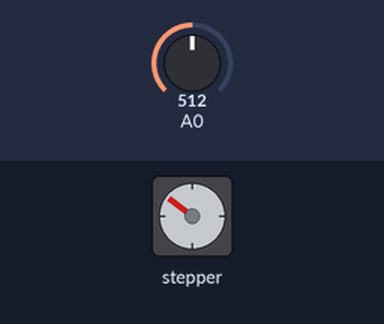
The sketch below on a simulated Arduino Uno, built with avr-gcc and run on an emulated ATmega328P. On the bench: stepper motor. Inputs (shaded band) come from the test bench; at power-on: A0 = 512. Stepper angles assume 2048 steps per turn.

Above: at 1.2 s.
1.3 s: A0 set to 716
At 1.68 s:
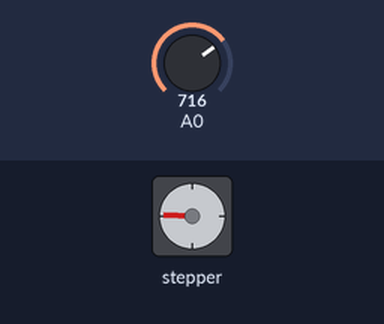
4.3 s: A0 set to 122
At 5.86 s:
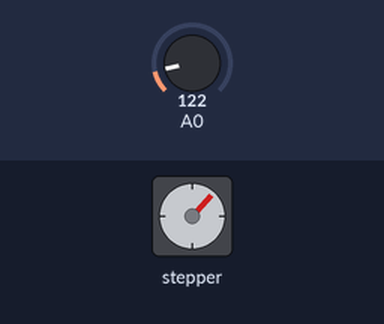
7.3 s: A0 set to 900
At 8.04 s:
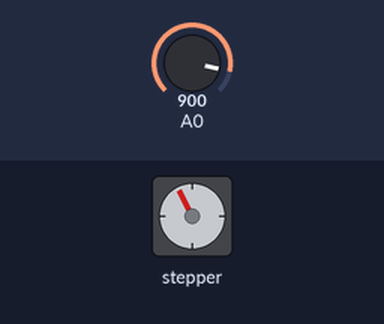
Timing chart, 0 to 16.3 s (numbered marks = the images above; inputs shaded):
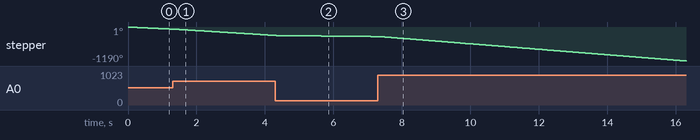

The sketch:

step28byj_poten.ino
```cpp
/*
 * 스텝모터 시계방향으로 한바퀴, 반시계방향으로 한바퀴
 * <Stepper.h라이브러리 설명>
 * -Stepper stepper(STEPS,IN1,IN2,IN3,IN4):사용하는 Stepper Motor스템수, 각 4핀을 세팅.
 * -stepper.setSpeed(값): Stepper Motor의 속도 설정.
 * -stepper.step(스텝수):스텝 수로 회전각을 표현한다.
 * 스텝모터 한바퀴 스텝각 2048일때 속도 10~14정도가 적당
 *
 */


//스위치를 누르면 스텝모터 전원 on
//가변저항으로 스텝모터 속도 조절하기

#include <Stepper.h>
#define STEPS_360 2048 //한바퀴 스텝각

#define STEP_IN1 2
#define STEP_IN2 3
#define STEP_IN3 4
#define STEP_IN4 5

//스텝모터 선언
Stepper stepper(STEPS_360, STEP_IN1, STEP_IN3, STEP_IN2, STEP_IN4);

int Control=A0;//가변저항 아날로그 핀설정
int Steps;
int motorSpeed;

void setup() {
  Serial.begin(9600);
}
void loop() {

  Control = analogRead(A0);
  motorSpeed=map(Control,0,1023,0,20);
  if(motorSpeed>0){
    stepper.setSpeed(motorSpeed); //모터회전속도
    stepper.step(-100); // Rotate angle as Steps
  }
  delay(10);
}
```
